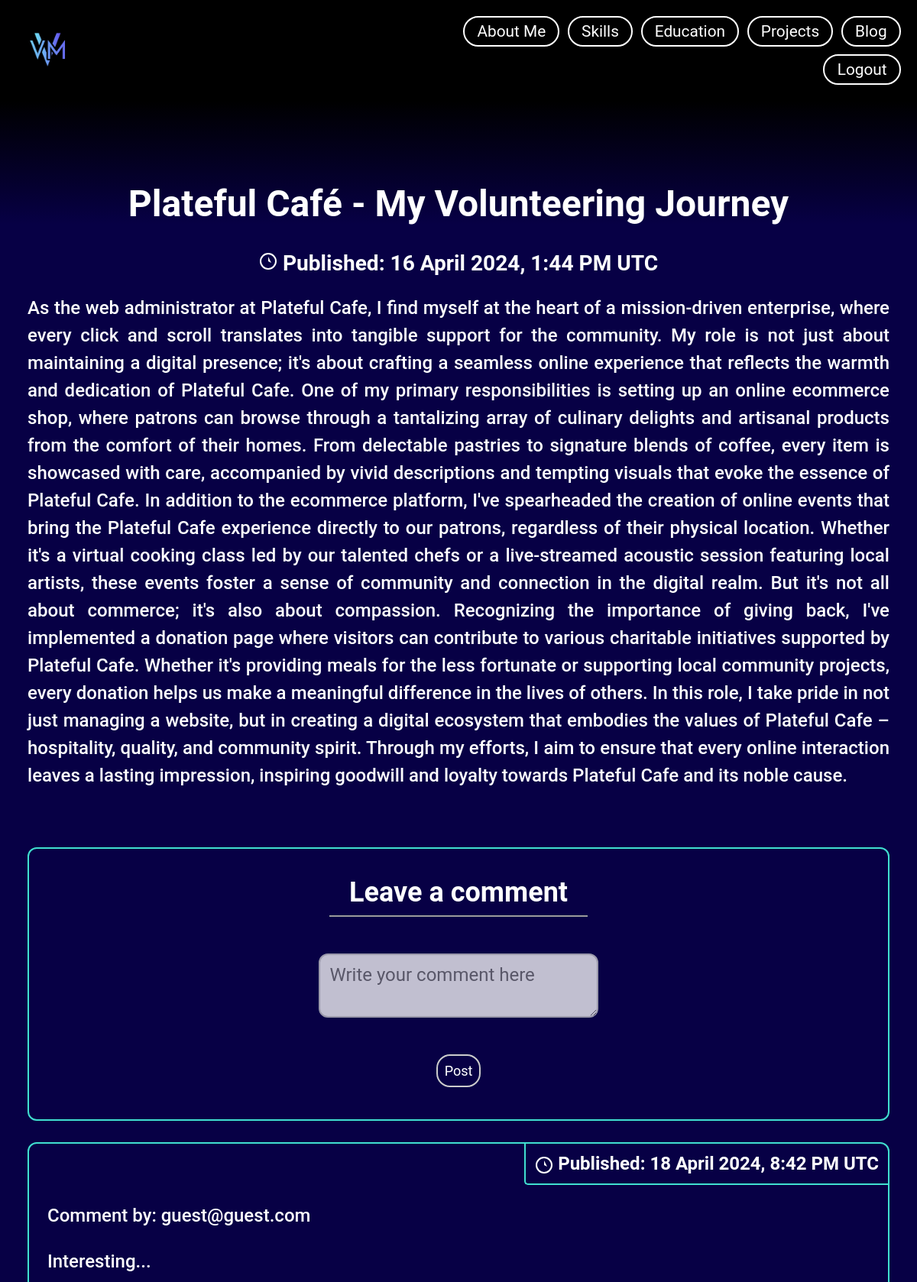
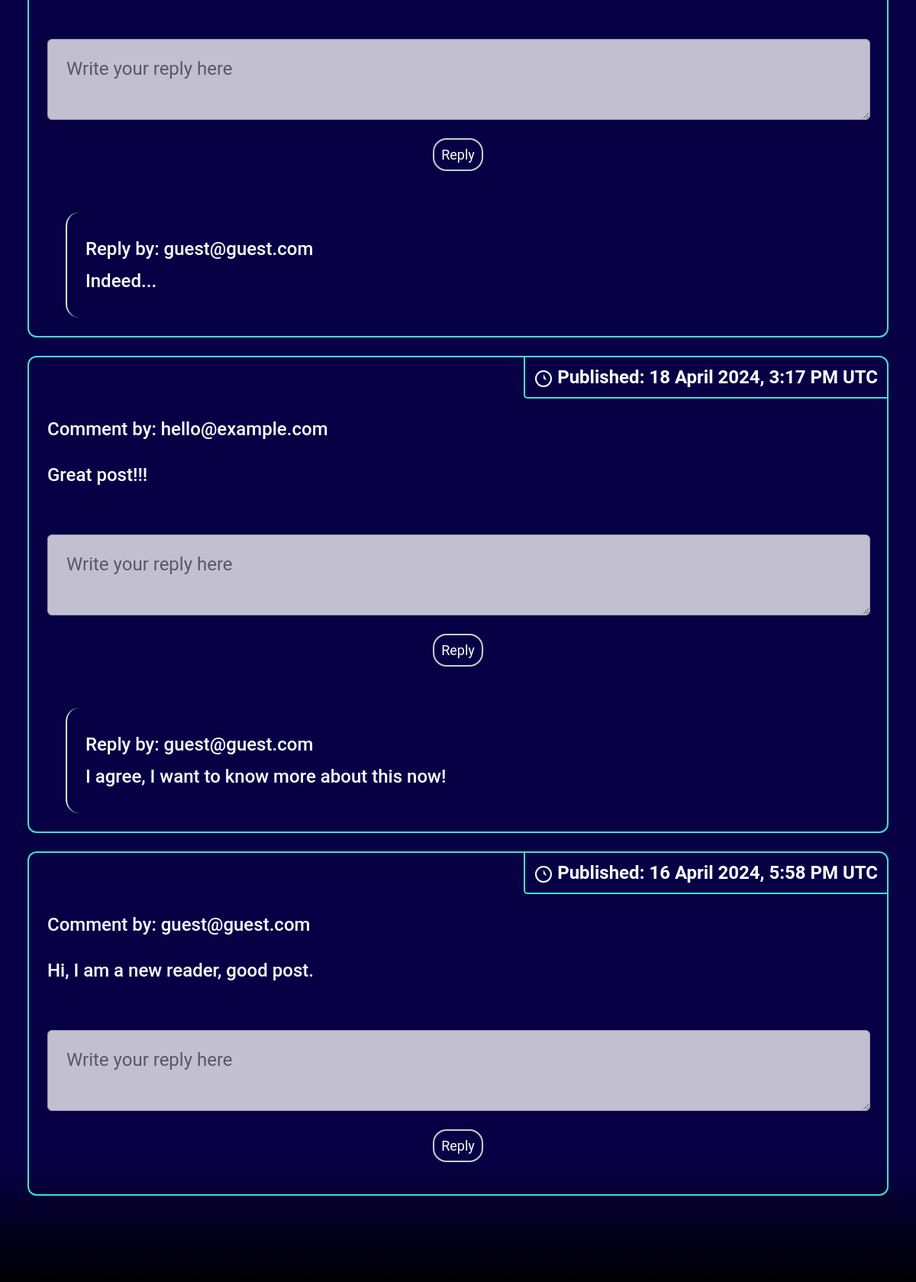
Screenshot of /blogPost.php?id=6 (signed in, upper part) with the database file from the repository (2 pictures, top to bottom).
### tables this page shows
CREATE TABLE `blogposts` (
  `id` int(11) NOT NULL,
  `title` varchar(300) NOT NULL,
  `content` longtext NOT NULL,
  `published` timestamp NOT NULL DEFAULT current_timestamp() ON UPDATE current_timestamp()
);

CREATE TABLE `comments` (
  `comment_id` int(11) NOT NULL,
  `post_id` int(11) DEFAULT NULL,
  `comment_content` text DEFAULT NULL,
  `comment_date` datetime DEFAULT NULL,
  `user_email` varchar(255) NOT NULL
);

CREATE TABLE `replies` (
  `reply_id` int(11) NOT NULL,
  `comment_id` int(11) DEFAULT NULL,
  `reply_content` text DEFAULT NULL,
  `reply_date` datetime DEFAULT NULL,
  `user_email` varchar(255) DEFAULT NULL
);

### blogPost.php (the view, shortened to what this page needs)
<?php
    include("header.php");
    include("blogpostdatabase.php");
    $user_logged_in = isset($_SESSION['loggedin']) && $_SESSION['loggedin'] === true;
    if(isset($_GET['id'])) {
        $post_id = mysqli_real_escape_string($db_conn, $_GET['id']);
        $sql = "SELECT title, content, published FROM blogposts WHERE id = $post_id";
        $result = mysqli_query($db_conn, $sql);
        if(mysqli_num_rows($result) > 0) {
            $post = mysqli_fetch_assoc($result);
            $published_adjusted = date('j F Y, g:i A', strtotime($post['published'] . ' -1 hour'));
        }
        else {
            echo "Post not found";
            exit();
        }
    }
    else {
        echo "Invalid request";
        exit();
    }
    $sql_comments = "SELECT * FROM comments WHERE post_id = $post_id ORDER BY comment_date DESC";
    $result_comments = mysqli_query($db_conn, $sql_comments);
    $comments = mysqli_fetch_all($result_comments, MYSQLI_ASSOC);
?>
<!DOCTYPE html>
<html lang="en">
<head>
    <link rel="stylesheet" href="css/reset.css">
    <link rel="stylesheet" href="css/styles.css">
    <link rel="stylesheet" href="css/mobile.css">
</head>
<body>
    <article class="blogContainer">
        <br>
        <br>
        <section class="blogPost">
            <div class="centeredContent">
                <h1><?php echo $post['title']; ?></h1>
                <h3>
                    <img src="clock.svg" alt="Clock icon"> Published: <?php echo $published_adjusted; ?> UTC
                </h3>
                <p><?php echo $post['content']; ?></p>
                <br>
                <?php if ($user_logged_in): ?>
                    <div class="centeredCommentForm">
                        <h2>Leave a comment</h2>
                        <form class="commentForm" method="POST" action="">
                            <textarea id="comment" name="comment" placeholder="Write your comment here" required></textarea>
                            <br>
                            <input type="submit" id="postButton" value="Post"/>
                        </form>
                    </div>
                <?php endif; ?>
                <br>
                <?php foreach ($comments as $comment): ?>
                    <div class="blogCard">
                        <h4 class="publishedDate">
                            <img src="clock.svg" alt="Clock icon"> Published: <?php echo date('j F Y, g:i A', strtotime($comment['comment_date'])); ?> UTC
                        </h4>
                        <br>
                        <p>Comment by: <?php echo $comment['user_email']; ?></p>
                        <p><?php echo $comment['comment_content'] ?></p>
                        <?php if ($user_logged_in): ?>
                            <div class="replyForm">
                                <form class="replyForm" method="POST" action="">
                                    <textarea id="reply" name="reply_content" placeholder="Write your reply here" required></textarea>
                                    <br>
                                    <input type="submit" id="replyButton" value="Reply"/>
                                </form>
                            </div>
                        <?php endif; ?>
                        <?php
                            $comment_id = $comment['comment_id'];
                            $sql_replies = "SELECT * FROM replies WHERE comment_id = $comment_id ORDER BY reply_date ASC";
                            $result_replies = mysqli_query($db_conn, $sql_replies);
                            $replies = mysqli_fetch_all($result_replies, MYSQLI_ASSOC);
                            foreach ($replies as $reply):
                        ?>
                            <div class="reply">
                                <p>Reply by: <?php echo $reply['user_email']; ?></p>
                                <p><?php echo $reply['reply_content']; ?></p>
                            </div>
                        <?php endforeach; ?>
                    </div>
                <?php endforeach; ?>
                <br>
                <br>
            </div>
        </section>
    </article>
</body>
</html>

### css/styles.css (style rules this page uses)
h1, h2, h3, h4, h5, h6 { margin-top: 0.67em; margin-bottom: 0.67em; margin-left: 0; margin-right: 0; font-weight: bold; }
h1 { font-size: 2em; }
h2 { font-size: 1.5em; }
h3 { font-size: 1.17em; }
h4 { font-size: 1em; }
p { display: block; margin-block-start: 1em; margin-block-end: 1em; margin-inline-start: 0; margin-inline-end: 0; }
body { font-family: "Roboto", sans-serif; margin: 0; padding: 0; color: white; }
section { padding: 1em; }
img { max-width: 20%; max-height: 20%; }
h2 { border-bottom: 2px solid #9b9b9b; padding-bottom: 0.25em; width: 30%; }
p { font-weight: 450; font-style: normal; line-height: 1.5em; }
.blogCard { position: relative; border: 2px solid turquoise; border-radius: 0.5em; padding: 1em; margin-bottom: 1em; }
.publishedDate { position: absolute; top: 0; right: 0; margin: 0; padding: 0.5em; border-radius: 0 0 0 5px; border-left: 2px solid turquoise; border-bottom: 2px solid turquoise; }
.publishedDate img { vertical-align:text-bottom; }
.blogPost { padding: 1.5em; border-radius: 1em; border: 2px solid turquoise; }
.blogContainer { height: auto; min-height: 100vh; background-image: linear-gradient(to top, #070045 90%, #000000), linear-gradient(to bottom, #070045 90%, #000000); background-repeat: no-repeat; background-position: top, bottom; background-size: 100% 50%; }
.blogContainer .blogPost { border: none; font-size: 1.5em; }
.centeredContent { text-align: center; }
.centeredContent p { text-align: justify; }
.centeredCommentForm { display: flex; justify-content: center; align-items: center; margin-top: 1em; text-align: center; flex-direction: column; border: 2px solid turquoise; width: auto; height: auto; border-radius: 0.5em; padding-top: 0.5em; padding-bottom: 1em; }
#postButton, .replyForm input[type="submit"] { margin-bottom: 1em; padding: 0.5em; border-radius: 1em; border: 2px solid #ccc; background-color: transparent; margin-top: 1em; font-size: 0.75em; font-family: "Roboto", sans-serif; color: white; }
#comment, .replyForm textarea { width: 50%; padding: 0.5em; border-radius: 0.5em; border: 2px solid #ccc; margin-top: 1em; opacity: 0.75; font-size: 1em; font-family: "Roboto", sans-serif; }
.commentForm { width: 60%; margin: 0 auto; text-align: center; }
.commentForm textarea { width: 100%; margin-bottom: 1em; }
.replyForm { margin-top: 1em; }
.reply { margin-left: 1em; border-left: 2px solid #ddd; padding-left: 1em; }
.replyForm { margin-top: 1.5em; }
.replyForm textarea { width: calc(100% - 2em); min-height: 2em; padding: 1em; border: 1px solid #ccc; border-radius: 0.25em; }
.reply { margin-top: 1.5em; padding: 1em; border-radius: 0.75em; }
.reply p { margin: 0.25em 0; }

### rows the page displays
blogposts: title "Plateful Café - My Volunteering Journey", published "16 April 2024, 1:44 PM", content "As the web administrator at Plateful Cafe, I find myself at the heart of a mission-driven enterprise, where every click and scroll translates into tangible support for the community. My role is not just about maintaining a digital presence; it's about crafting a seamless online experience that reflects the warmth and dedication of Plateful Cafe. One of my primary responsibilities is setting up an online ecommerce shop, where patrons can browse through a tantalizing array of culinary delights and artisanal products from the comfort of their homes. From delectable pastries to signature blends of coffee, every item is showcased with care, accompanied by vivid descriptions and tempting visuals…"
comments: comment_date "18 April 2024, 8:42 PM", user_email "guest@guest.com", comment_content "Interesting..."
replies: user_email "guest@guest.com", reply_content "Indeed..."
comments: comment_date "18 April 2024, 3:17 PM", user_email "hello@example.com", comment_content "Great post!!!"
replies: user_email "guest@guest.com", reply_content "I agree, I want to know more about this now!"
comments: comment_date "16 April 2024, 5:58 PM", user_email "guest@guest.com", comment_content "Hi, I am a new reader, good post."
